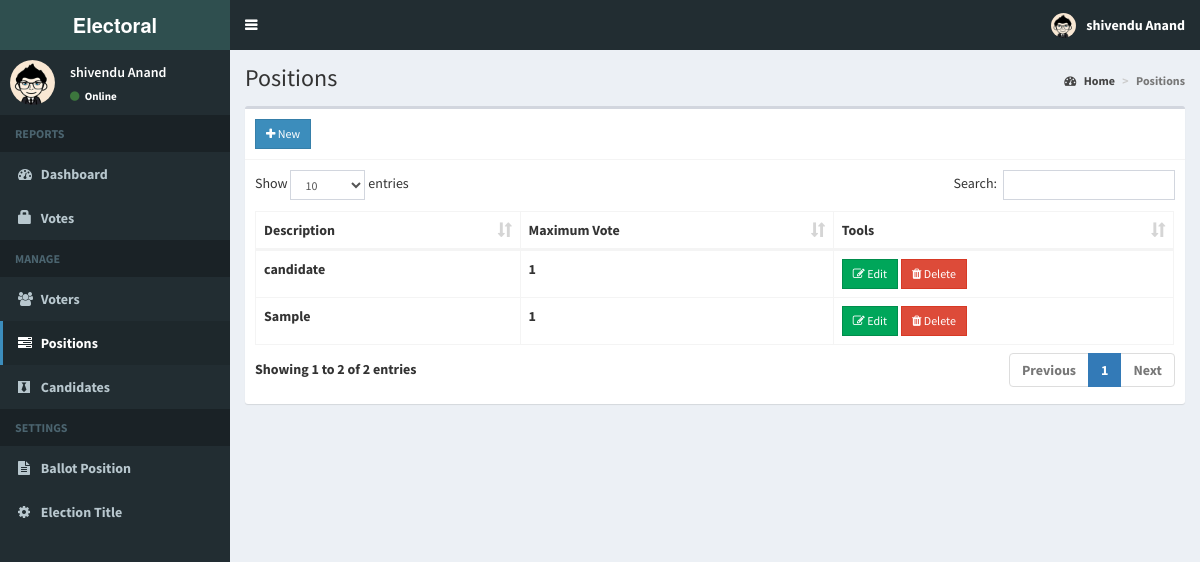
Page /admin/positions.php (signed in) on the committed database.
### tables this page shows
CREATE TABLE `positions` (
  `id` int(11) NOT NULL,
  `description` varchar(50) NOT NULL,
  `max_vote` int(11) NOT NULL,
  `priority` int(11) NOT NULL
);

### admin/includes/session.php (called while the page is built, shortened)
<?php
	include 'includes/conn.php';
	$sql = "SELECT * FROM admin WHERE id = '".$_SESSION['admin']."'";
	$query = $conn->query($sql);
	$user = $query->fetch_assoc();
?>

### admin/positions.php (the view, shortened to what this page needs)
<?php include 'includes/session.php'; ?>
<?php include 'includes/header.php'; ?>
<body class="hold-transition skin-blue sidebar-mini">
<div class="wrapper">
  <?php include 'includes/navbar.php'; ?>
  <?php include 'includes/menubar.php'; ?>
  <div class="content-wrapper">
    <section class="content-header">
      <h1>
        Positions
      </h1>
      <ol class="breadcrumb">
        <li><a href="#"><i class="fa fa-dashboard"></i> Home</a></li>
        <li class="active">Positions</li>
      </ol>
    </section>
    <section class="content">
      <div class="row">
        <div class="col-xs-12">
          <div class="box">
            <div class="box-header with-border">
              <a href="#addnew" data-toggle="modal" class="btn btn-primary btn-sm btn-flat"><i class="fa fa-plus"></i> New</a>
            </div>
            <div class="box-body">
              <table id="example1" class="table table-bordered">
                <thead>
                  <th>Description</th>
                  <th>Maximum Vote</th>
                  <th>Tools</th>
                </thead>
                <tbody>
                  <?php
                    $sql = "SELECT * FROM positions ORDER BY priority ASC";
                    $query = $conn->query($sql);
                    while($row = $query->fetch_assoc()){
                      echo "
                        <tr>
                          <td class='hidden'></td>
                          <td>".$row['description']."</td>
                          <td>".$row['max_vote']."</td>
                          <td>
                            <button class='btn btn-success btn-sm edit btn-flat' data-id='".$row['id']."'><i class='fa fa-edit'></i> Edit</button>
                            <button class='btn btn-danger btn-sm delete btn-flat' data-id='".$row['id']."'><i class='fa fa-trash'></i> Delete</button>
                          </td>
                        </tr>
                      ";
                    }
                  ?>
                </tbody>
              </table>
            </div>
          </div>
        </div>
      </div>
    </section>
  </div>
</div>
</body>
</html>

### admin/includes/navbar.php (shortened to what this page needs)
<header class="main-header">
  <a href="home.php" class="logo">
    <span class="logo-lg"><b>Electoral </span>
  </a>
  <nav class="navbar navbar-static-top">
    <a href="#" class="sidebar-toggle" data-toggle="push-menu" role="button">
    </a>
    <div class="navbar-custom-menu">
      <ul class="nav navbar-nav">
        <li class="dropdown user user-menu">
          <a href="#" class="dropdown-toggle" data-toggle="dropdown">
            <img src="<?php echo (!empty($user['photo'])) ? '../images/'.$user['photo'] : '../images/profile.jpg'; ?>" class="user-image" alt="User Image">
            <span class="hidden-xs"><?php echo $user['firstname'].' '.$user['lastname']; ?></span>
          </a>
        </li>
      </ul>
    </div>
  </nav>
</header>

### admin/includes/menubar.php (shortened to what this page needs)
<aside class="main-sidebar">
  <section class="sidebar">
    <div class="user-panel">
      <div class="pull-left image">
        <img src="<?php echo (!empty($user['photo'])) ? '../images/'.$user['photo'] : '../images/profile.jpg'; ?>" class="img-circle" alt="User Image">
      </div>
      <div class="pull-left info">
        <p><?php echo $user['firstname'].' '.$user['lastname']; ?></p>
        <a><i class="fa fa-circle text-success"></i> Online</a>
      </div>
    </div>
    <ul class="sidebar-menu" data-widget="tree">
      <li class="header">REPORTS</li>
      <li class=""><a href="home.php"><i class="fa fa-dashboard"></i> <span>Dashboard</span></a></li>
      <li class=""><a href="votes.php"><span class="glyphicon glyphicon-lock"></span> <span>Votes</span></a></li>
      <li class="header">MANAGE</li>
      <li class=""><a href="voters.php"><i class="fa fa-users"></i> <span>Voters</span></a></li>
      <li class=""><a href="positions.php"><i class="fa fa-tasks"></i> <span>Positions</span></a></li>
      <li class=""><a href="candidates.php"><i class="fa fa-black-tie"></i> <span>Candidates</span></a></li>
      <li class="header">SETTINGS</li>
      <li class=""><a href="ballot.php"><i class="fa fa-file-text"></i> <span>Ballot Position</span></a></li>
      <li class=""><a href="#config" data-toggle="modal"><i class="fa fa-cog"></i> <span>Election Title</span></a></li>
    </ul>
  </section>
</aside>

### rows in the picture
positions: description "candidate", max_vote "1"
positions: description "Sample", max_vote "1"

### other values in the picture
$user['firstname'] "shivendu"
$user['lastname'] "Anand"
